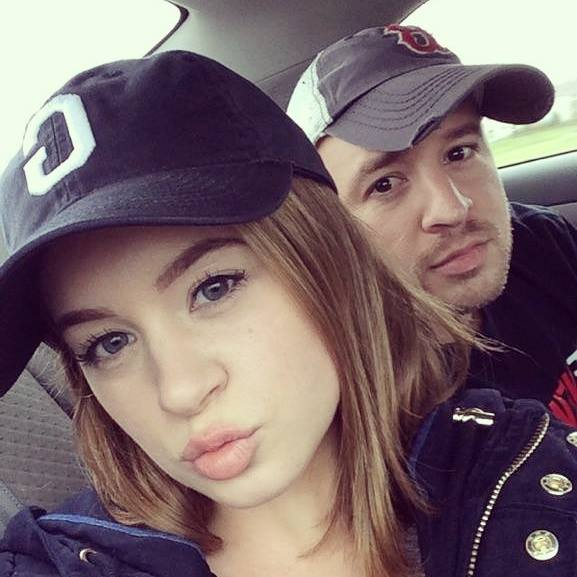
#> input picture 432.jpg, 577 x 577 px
$ python 'Modes and Filters.py'
#> lines starting #> are read from the running program, lines starting #| are printed output that depends on the picture
from PIL import Image
from PIL import ImageFilter

bucky = Image.open("432.jpg")
#> bucky is the input picture: PIL image 577x577 RGB; mean R, G, B 123.4, 104.8, 108.5
blur = bucky.filter(ImageFilter.BLUR)
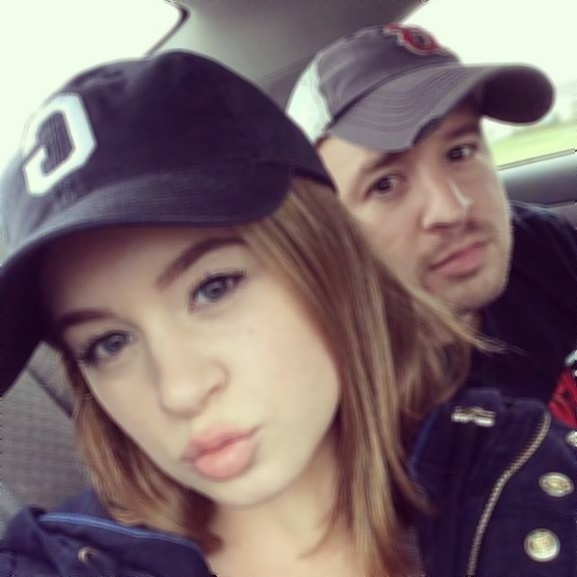
#> blur: PIL image 577x577 RGB; mean R, G, B 123.4, 104.9, 108.5
detail = bucky.filter(ImageFilter.DETAIL)
edges = bucky.filter(ImageFilter.FIND_EDGES)
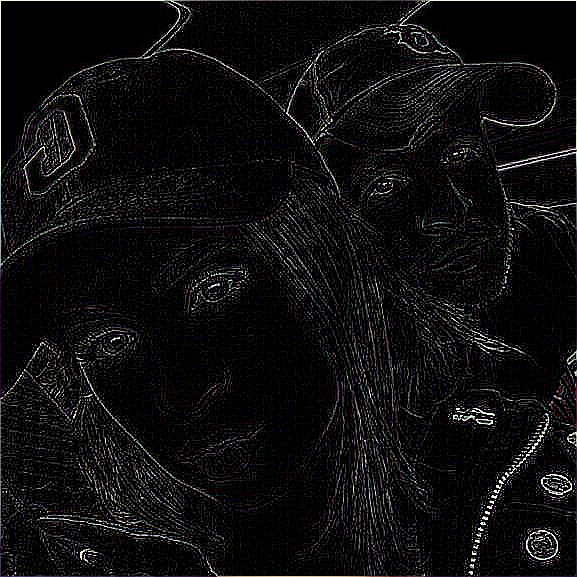
#> edges: PIL image 577x577 RGB; mean R, G, B 14.7, 14.5, 14.7

#blur.show()
#detail.show()
edges.show()

$ run again, with leave.jpg copied over 432.jpg
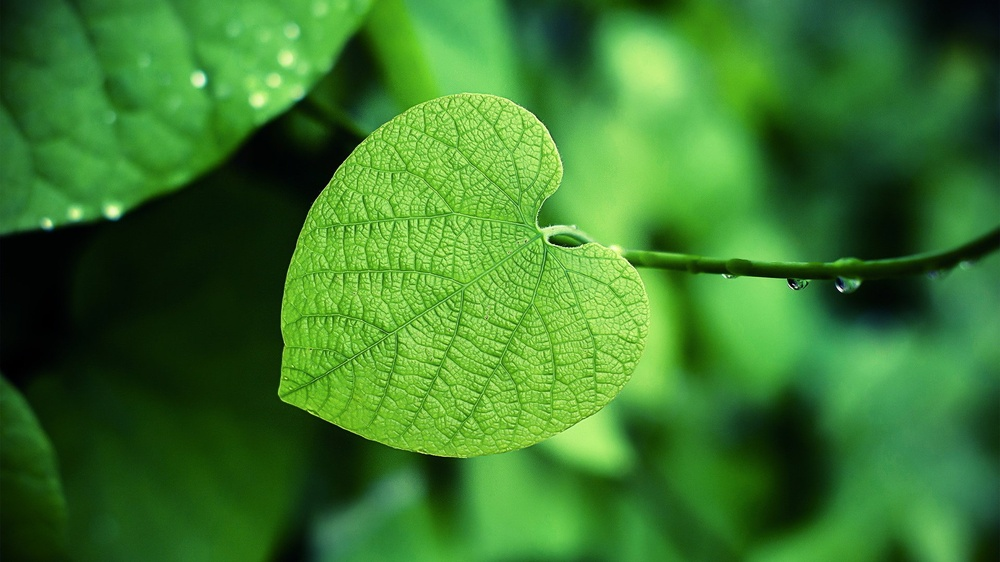
#> input picture leave.jpg, 1000 x 562 px, shrunk from 1920 x 1080 before the run
#> bucky is the input picture: PIL image 1000x562 RGB; mean R, G, B 59, 121.7, 44
#> `edges = bucky.filter(ImageFilter.FIND_EDGES)`:
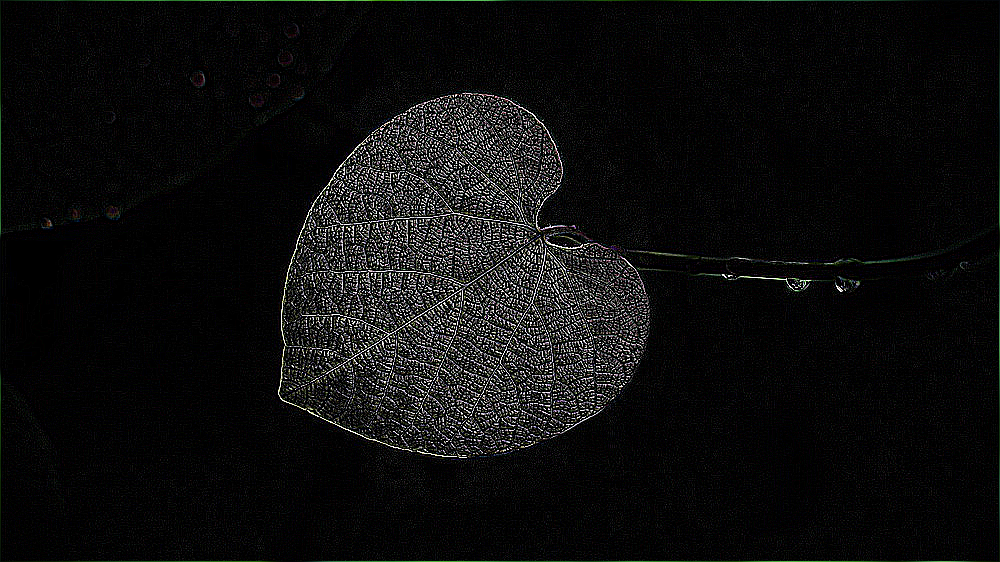
#> edges: PIL image 1000x562 RGB; mean R, G, B 13.8, 13.9, 13.8
